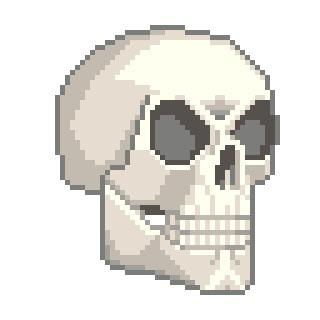
#> input picture examples/skull/reference-skull.jpg, 320 x 320 px
$ python compare.py
#> lines starting #> are read from the running program, lines starting #| are printed output that depends on the picture
"""Build skull_comparison.png: the reference beside pixelsrc's render.

    python3 examples/skull/compare.py   (needs Pillow; run from the repo root)

Expects examples/skull/skull.png to be rendered first (see README.md).
"""
from pathlib import Path

from PIL import Image, ImageDraw

HERE = Path(__file__).parent
ref = Image.open(HERE / "reference-skull.jpg").convert("RGB")
#> ref is the input picture: PIL image 320x320 RGB; mean R, G, B 230.7, 228.6, 223.9
mine = Image.open(HERE / "skull.png").convert("RGBA")
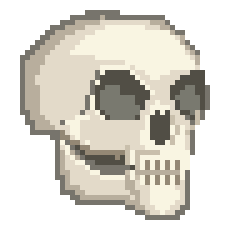
#> input picture examples/skull/skull.png, 48 x 48 px (shown 5 times larger)
#> mine is the input picture: PIL image 48x48 RGBA; mean R, G, B, A 100.8, 97.6, 89.6, 134.5

# Crop both to the skull, then scale the render (nearest neighbour) so the
# two skulls are the same height on screen.
ref = ref.crop((50, 20, 285, 300))
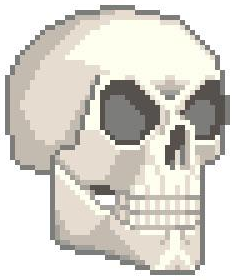
#> ref: PIL image 235x280 RGB; mean R, G, B 217.2, 214, 206.6
mine = mine.crop(mine.getbbox())
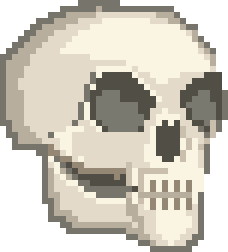
#> mine: PIL image 38x42 RGBA (shown 6 times larger); mean R, G, B, A 145.6, 140.9, 129.3, 194.1; transparent parts drawn white
k = 8
mine = mine.resize((mine.width * k, mine.height * k), Image.NEAREST)
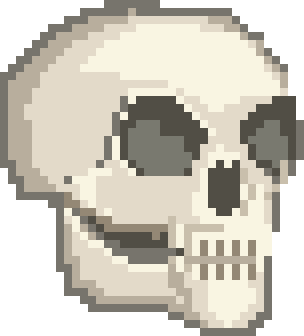
#> mine: PIL image 304x336 RGBA; mean R, G, B, A 145.6, 140.9, 129.3, 194.1; transparent parts drawn white
ref = ref.resize((round(ref.width * mine.height / ref.height), mine.height), Image.NEAREST)
#> ref: PIL image 282x336 RGB

pad, label_h = 16, 24
out = Image.new("RGB", (ref.width + mine.width + pad * 3, mine.height + pad * 2 + label_h), "white")
#> out: PIL image 634x392 RGB; every value is 255
out.paste(ref, (pad, pad + label_h))
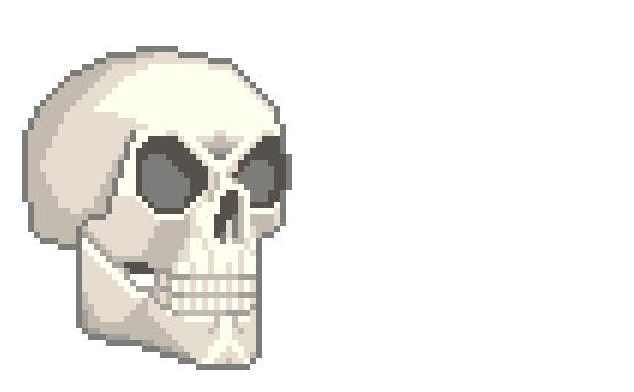
#> out: PIL image 634x392 RGB; mean R, G, B 240.6, 239.4, 236.5
out.paste(mine, (ref.width + pad * 2, pad + label_h), mine)
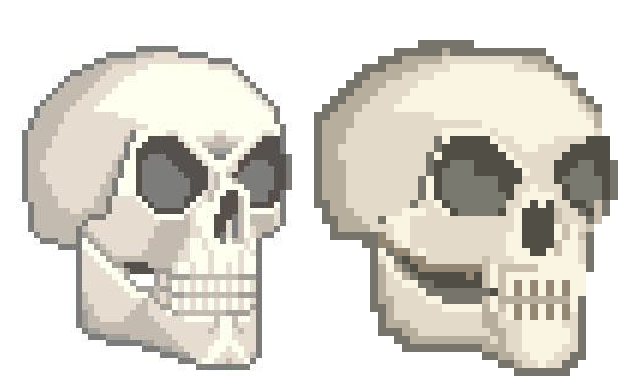
#> out: PIL image 634x392 RGB; mean R, G, B 220.6, 217.5, 209.9
draw = ImageDraw.Draw(out)
draw.text((pad, pad), "reference-skull.jpg", fill=(80, 76, 72))
draw.text((ref.width + pad * 2, pad), "skull.pxl -> pxl render (40x40, shown 8x)", fill=(80, 76, 72))
out.save(HERE / "skull_comparison.png")
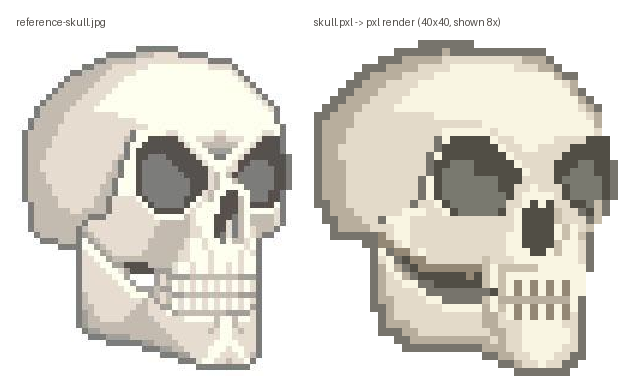
#> saved as skull_comparison.png: PIL image 634x392 RGB; mean R, G, B 220.2, 217.1, 209.5
print("Saved:", HERE / "skull_comparison.png")
